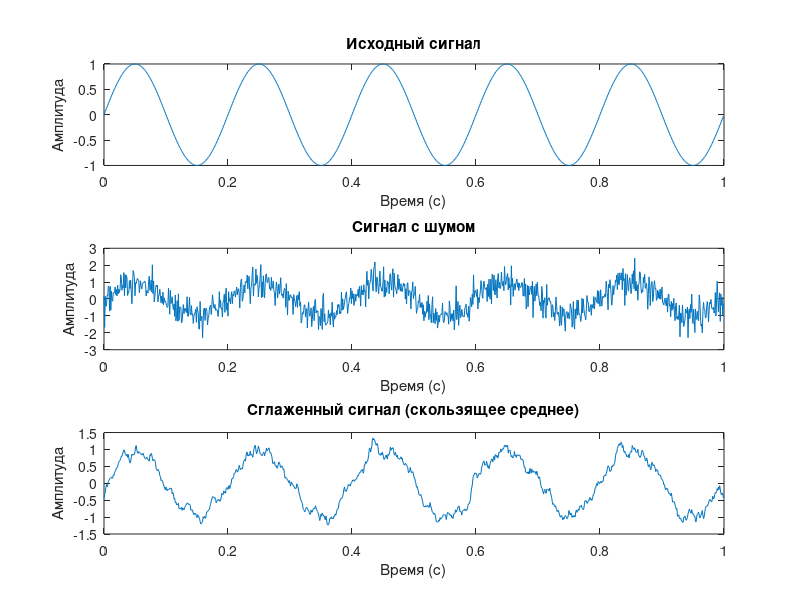

Recreate this plot in MATLAB.
% Параметры сигнала
fs = 1000;             % Частота дискретизации (Гц)
t = 0:1/fs:1-1/fs;     % Временная шкала (1 секунда)
f = 5;                 % Частота сигнала (Гц)

% Создание чистого сигнала
signal = sin(2*pi*f*t);

% Добавление шума (белый шум)
noisy_signal = signal + 0.5*randn(size(t));

% Размер окна для скользящего среднего (например, 10 точек)
window_size = 10;

% Применение фильтра скользящего среднего
smoothed_signal = movmean(noisy_signal, window_size);

% Визуализация результатов
figure;
subplot(3,1,1);
plot(t, signal);
title('Исходный сигнал');
xlabel('Время (с)');
ylabel('Амплитуда');

subplot(3,1,2);
plot(t, noisy_signal);
title('Сигнал с шумом');
xlabel('Время (с)');
ylabel('Амплитуда');

subplot(3,1,3);
plot(t, smoothed_signal);
title('Сглаженный сигнал (скользящее среднее)');
xlabel('Время (с)');
ylabel('Амплитуда');
